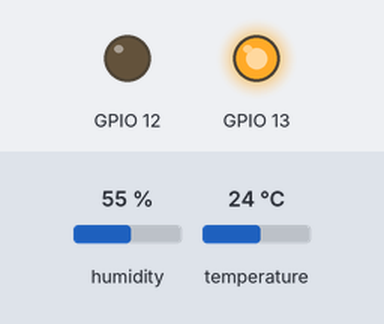
The sketch below on a simulated ESP8266 (NodeMCU). On the bench: output pins drawn as LEDs (lit = HIGH). Inputs (shaded band) come from the test bench; at power-on: humidity 55 %, temperature 24 °C. WiFi joins after 1.5 s; servers stay silent unless stated.

Above: at 0.3 s.
Timing chart, 0 to 1.8 s (numbered marks = the images above):
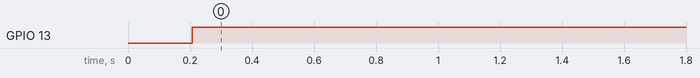

The sketch:

iotcbeb.ino
```cpp
#include <DHT.h>  // Including library for dht

#include <ESP8266WiFi.h>

String apiKey = "GZFXJXTOC32M9F0Q";     //  Enter your Write API key from ThingSpeak

const char *ssid =  "cbeb";     // replace with your wifi ssid and wpa2 key
const char *pass =  "cbebteste";
const char* server = "api.thingspeak.com";

#define DHTPIN 0          //pin where the dht11 is connected

DHT dht(DHTPIN, DHT22);


WiFiClient client;

void setup()
{

       dht.begin();
       WiFi.begin(ssid, pass);
       pinMode(12, OUTPUT);
       pinMode(13, OUTPUT);

}

void loop()
{

      float h = dht.readHumidity();
      float t = dht.readTemperature();

                         if (client.connect(server,80))   //   "184.106.153.149" or api.thingspeak.com
                      {

                             String postStr = apiKey;
                             postStr +="&field1=";
                             postStr += String(t);
                             postStr +="&field2=";
                             postStr += String(h);
                             postStr += "\r\n\r\n";

                             client.print("POST /update HTTP/1.1\n");
                             client.print("Host: api.thingspeak.com\n");
                             client.print("Connection: close\n");
                             client.print("X-THINGSPEAKAPIKEY: "+apiKey+"\n");
                             client.print("Content-Type: application/x-www-form-urlencoded\n");
                             client.print("Content-Length: ");
                             client.print(postStr.length());
                             client.print("\n\n");
                             client.print(postStr);
                        }
                        client.stop();
                          if((t>34 && t<34.4) || (t<35 && t>34.6)){
                          digitalWrite(12, HIGH); }
                          else{
                            digitalWrite(12, LOW);
                          }
                          if(t<34 || t>35){
                          digitalWrite(13, HIGH);}
                          else{
                          digitalWrite(13, LOW);}


delay(15000); }
```

Measured:
- by itself, GPIO 13: LOW → HIGH at 0.21 s
